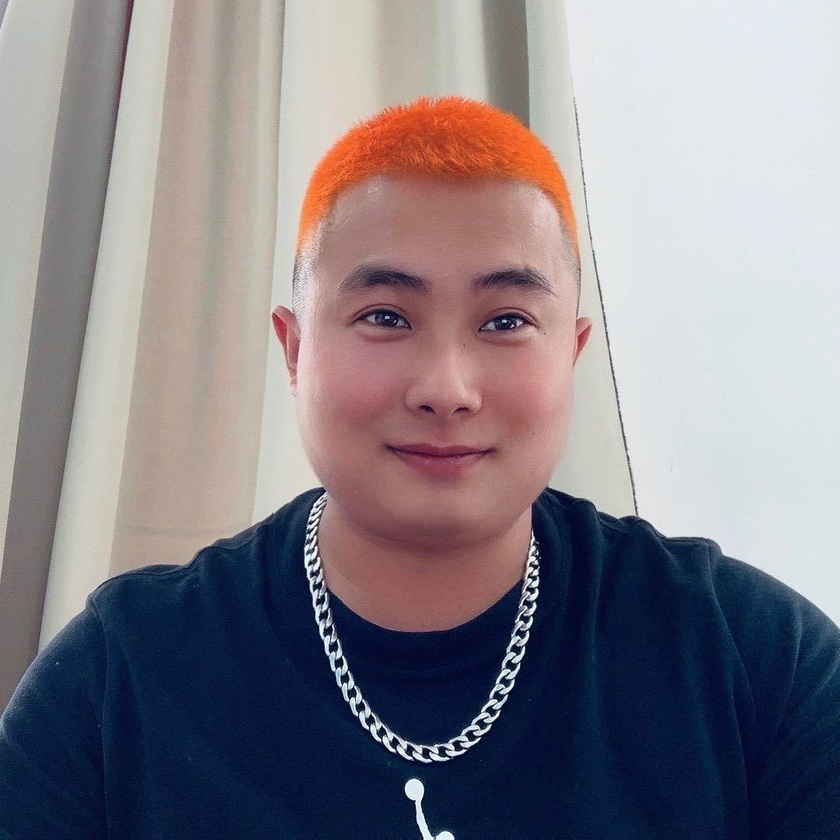
#> input picture Practice_Code/CV_Class/third_day/test.jpg, 840 x 840 px, shrunk from 1079 x 1080 before the run
$ python '图像翻转.py'
#> lines starting #> are read from the running program, lines starting #| are printed output that depends on the picture
#图片的水平垂直翻转

import cv2
img = cv2.imread("test.jpg")
#> img is the input picture: shape (840, 840, 3); mean B, G, R 135.1, 127.6, 133.1

flip_h = cv2.flip(img,1)
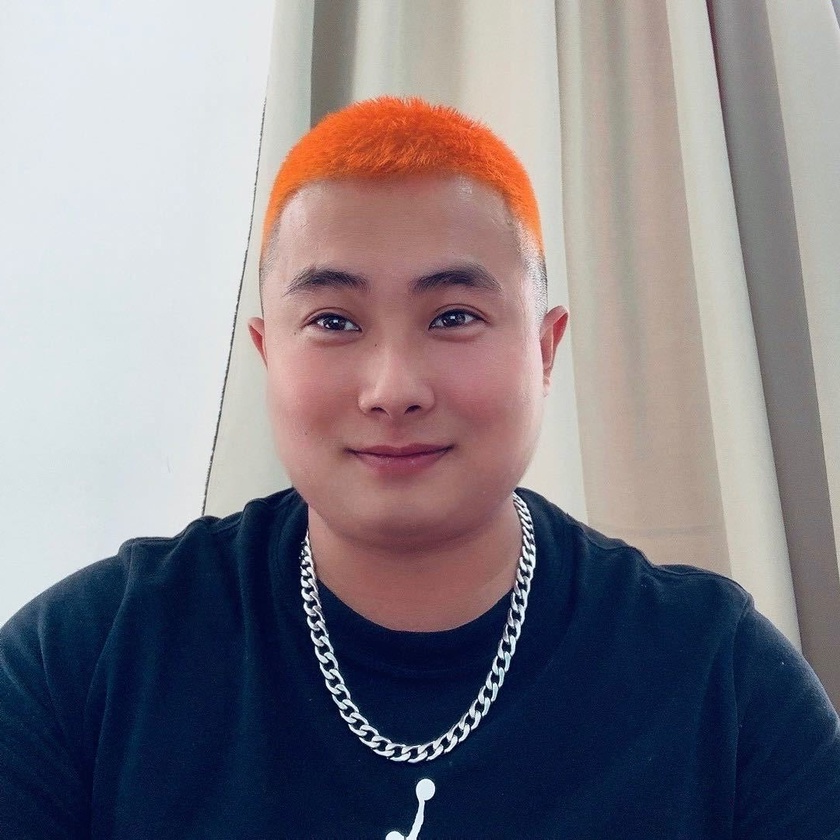
#> flip_h: shape (840, 840, 3); mean B, G, R 135.1, 127.6, 133.1

flip_v = cv2.flip(img,0)
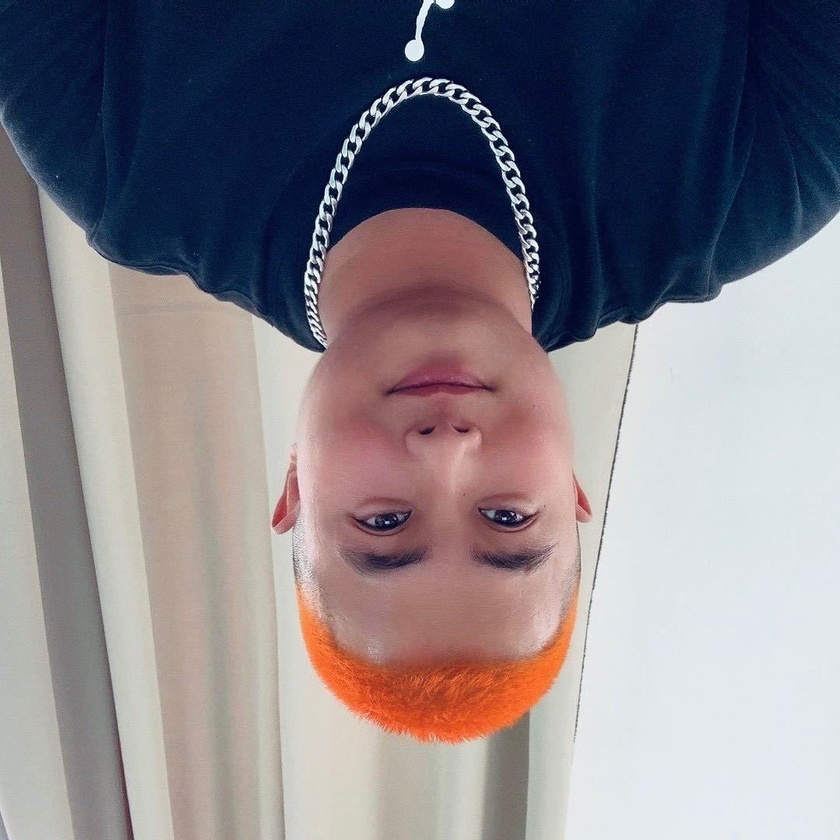
#> flip_v: shape (840, 840, 3); mean B, G, R 135.1, 127.6, 133.1

flip_both = cv2.flip(img,-1)
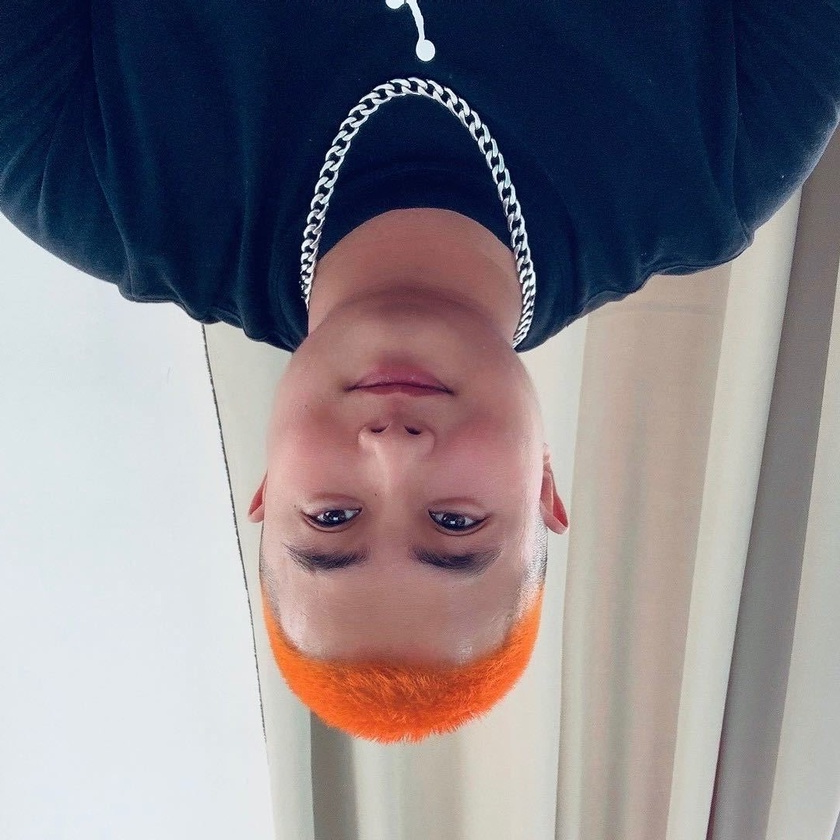
#> flip_both: shape (840, 840, 3); mean B, G, R 135.1, 127.6, 133.1

cv2.imshow("Original",img)
cv2.imshow("Flip Horizontal",flip_h)
cv2.imshow("Flip Vertical",flip_v)
cv2.imshow("Flip Both",flip_both)

cv2.waitKey(0)
cv2.destroyAllWindows()
